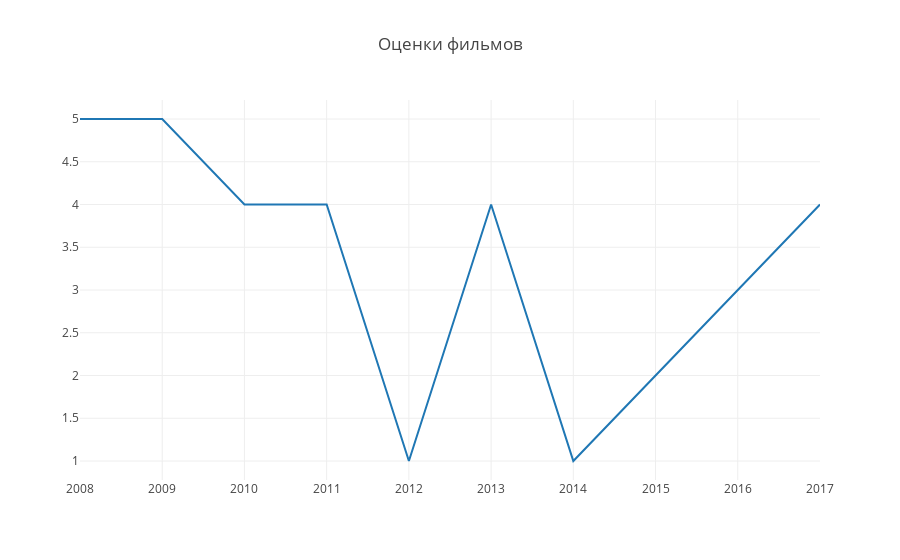

Notebook code cell kept with this figure:
### Code cell
def parse_list(lst_str):
    return list(map(lambda x: x.strip(), re.sub(r'[\[\]]', '', lst_str).split(',')))

#determine the unique genres
countries = set()
for m in df.countries:
    countries.update(g for g in parse_list(m))
countries = sorted(countries)
for country in countries:
    df[country] = [country in movie for movie in df.countries]
#df_countries = df.groupby(['year'])["'Россия'"].sum()
#pd.DataFrame(df_countries)
#rus_year_df = df.groupby(['year'])["'Россия'"].sum()
rus_usa_year_df = pd.DataFrame(df.groupby(['year'],as_index = False)["'Россия'","'США'"].sum())
print(rus_usa_year_df.columns)
rus_usa_year_df.rename(columns={"'США'": 'Usa', "'Россия'": 'Rus'}, inplace=True)
print(rus_usa_year_df.columns)
trace_rus = go.Scatter(
    x = rus_usa_year_df.year,
    y = rus_usa_year_df.Rus,
    mode = 'lines',
    name = u'Россия'
)
trace_usa = go.Scatter(
    x = rus_usa_year_df.year,
    y = rus_usa_year_df.Usa,
    mode = 'lines',
    name = u'США'
)
layout = go.Layout(
    title='Динамика',
)   

fig = go.Figure(data = [trace_rus, trace_usa], layout = layout)
iplot(fig)

### Figure 1 — Plotly figure (JSON) as saved in the notebook; plotly's stock layout.template omitted (floating-point values rounded to 4 significant figures)
{"data": [{"mode": "lines", "name": "КиноПоиск", "type": "scatter", "x": [2008, 2009, 2010, 2011, 2012, 2013, 2014, 2015, 2016, 2017], "y": [5, 5, 4, 4, 1, 4, 1, 2, 3, 4]}], "layout": {"title": "Оценки фильмов"}}
